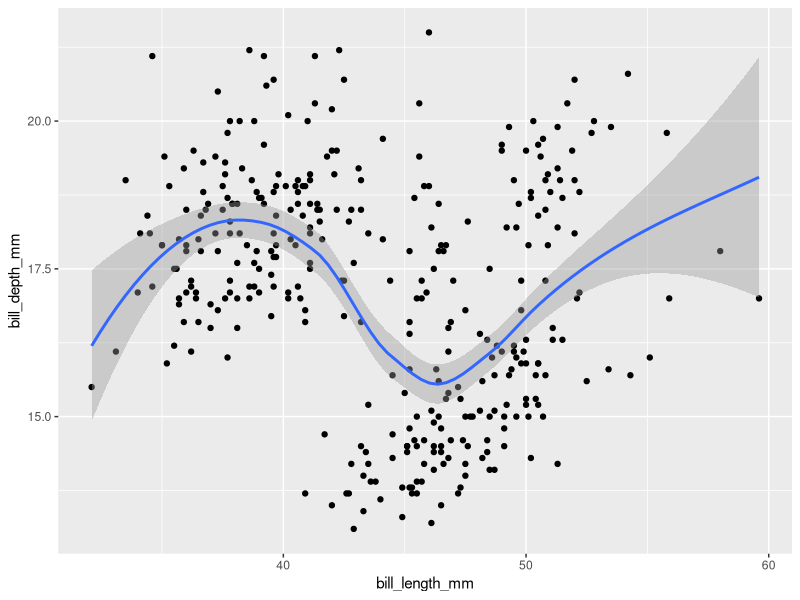
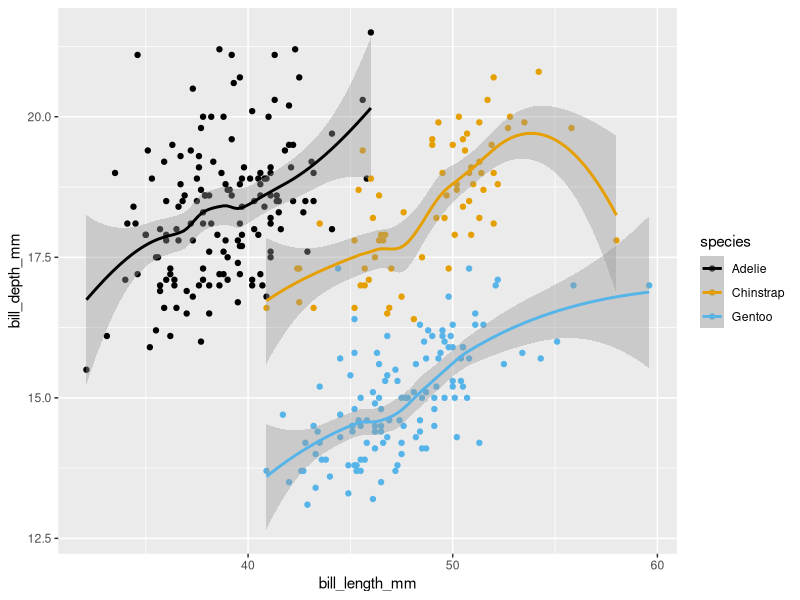
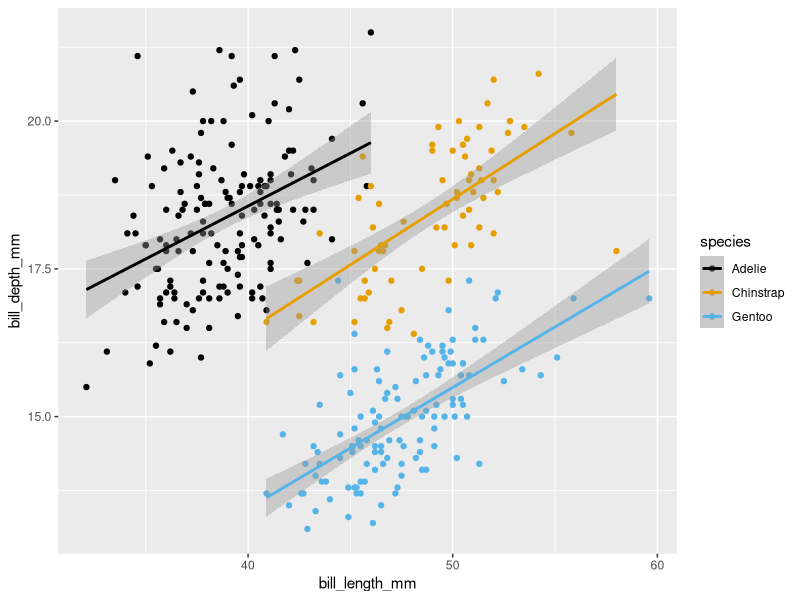

Source code (R) for these figures, in order: (Note: this script raises an error after producing the figures.)
#r4ds week 2 chapter 2
library(tidyverse)
library(palmerpenguins)
library(ggthemes)
glimpse(penguins)
#exercise 2.2.5 3

penguins|>ggplot(aes(bill_length_mm,bill_depth_mm))+
  geom_point()+geom_smooth()

penguins|>ggplot(aes(bill_length_mm,bill_depth_mm,
                     col=species))+
  geom_point()+geom_smooth()+scale_colour_colorblind()

penguins|>ggplot(aes(bill_length_mm,bill_depth_mm,
                     col=species))+
  geom_point()+geom_smooth(method="lm")+
  scale_colour_colorblind()
#increasing relationship within each species

#exercise 2.2.5 5
ggplot(data = penguins) + 
  geom_point()
# the x and y aesthetics are required for points but they are missing

#exercise 2.4.3 3

#bins decides how many bars to have 

ggplot(penguins, aes(x = body_mass_g)) +
  geom_histogram()
ggplot(penguins, aes(x = body_mass_g)) +
  geom_histogram(bins = 2000)

# Make a histogram of the carat variable in the diamonds 
# dataset that is available when you load the tidyverse 
# package. Experiment with different binwidths. 
# What binwidth reveals the most interesting patterns?
glimpse(diamonds)

#exercise 2.4.3 4
diamonds|>ggplot(aes(carat))+geom_histogram()+scale_y_log10()
diamonds|>ggplot(aes(carat))+geom_histogram(binwidth=0.1)
diamonds|>ggplot(aes(carat))+geom_histogram(binwidth=0.5)

#exercise 2.5.5 1

# The mpg data frame that is bundled with the ggplot2 package 
# contains 234 observations collected by the US Environmental 
# Protection Agency on 38 car models. Which variables in mpg 
# are categorical? Which variables are numerical? 
#   (Hint: Type ?mpg to read the documentation for the 
#    dataset.) How can you see this information when you 
# run mpg?
glimpse(mpg)
#numerical = displ/year/cyl/cty/hwy
#alternatively
lapply(mpg,class)

#exercise 2.5.5 6
# Why does the following yield two separate legends? 
#   How would you fix it to combine the two legends?
ggplot(
  data = penguins,
  mapping = aes(
    x = bill_length_mm, y = bill_depth_mm, 
    color = species, shape = species
  )
) +
  geom_point() +
  labs(color = "Species",shape="Species"
  )
#because of the different legend titles